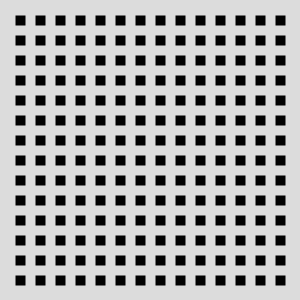
Frame 1 (no input)
Frame 60 (the mouse pressed at the canvas centre just before this capture): identical to frame 1, image omitted
Frame 120 (the mouse held since frame 60 and released just before this capture): identical to frame 1, image omitted

The Processing sketch that drew this single still picture (run headless with seeded random() and noise(); from frame 60 on, the mouse is pressed at the canvas centre):

// Processing sketch: processing_61289
// ── processing_61289.pde

void setup() {
  size(300, 300);
  smooth();
}
 
void draw() {
  background (220);
 
 
  for (int i = 15; i <= 280; i = i + 20) {
    for (int j = 20; j <= 280 ; j = j + 20) {
      stroke(1);
      strokeCap(SQUARE);
      strokeWeight(10);
      line(i, j, i+10, j);
    }
  }
}
